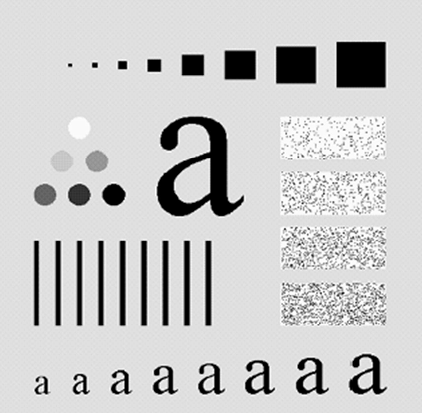
%> input picture 2021Fall/COMP4421/Tutorial_3_codes/A.bmp, 422 x 413 px
$ octave LowPassFilter.m   (GNU Octave 9; MATLAB toolbox functions it lacks are replaced by stand-ins)
%> lines starting %> are read from the running program, lines starting %| are printed output that depends on the picture
input_image = imread('A.bmp');
%> input_image is the input picture: size 413x422 uint8; min 0, max 255, mean 201.2
figure, subplot(1, 3, 1), imshow(input_image);

[M,N] = size(input_image);
%> M = 413; N = 422
FT_img = fftshift(fft2(double(input_image)));

D0 = 30; % cut-off freq

v = zeros(N-1,1);
a=0;
for k = 1:N
    v(k)=floor(-((N-1)/2)) +a;   % v-axis with 0 at center
    a = a+1;
end
%> after the loop, a = 422; v = 422 values from -211 to 210
u = zeros(M-1,1);
a=0;
for k = 1:M
    u(k)=floor(-((M-1)/2)) +a;   % u-axis with 0 at center
    a = a+1;
end
%> after the loop, a = 413; u = 413 values from -206 to 206
[V, U] = meshgrid(v, u);  % V-U grid with (0,0) at center

D = sqrt(U.^2+V.^2); % Calculate the Euclidean Distance on the V-U grid

%%%%% ILPF %%%%%
ilpf = double(D <= D0);  % ilpf=1 if D<=D0, ilpf=0 otherwise
subplot(1, 3, 2), imshow(ilpf),
G = ilpf.*FT_img; % apply ilpf on FT image

%%%%% BLPF %%%%%%
% [4 lines of commented-out code are left out]

%%%%% GLPF %%%%%%
% glpf = exp(-D.^2/(2*D0^2)); % Gaussian filter
% subplot(1, 3, 2), imshow(glpf),
% G = glpf.*FT_img; % apply glpf on FT image


output_image = ifft2(ifftshift(double(G))); % iverse shift and inverse FT.
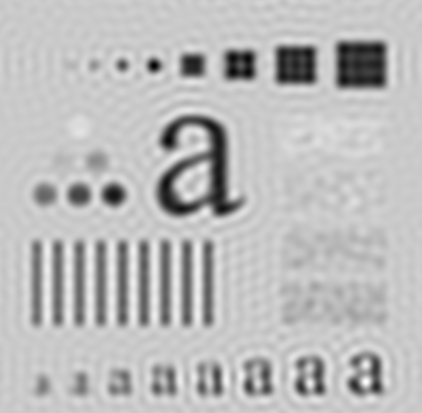
%> output_image: size 413x422 double; min -73.71, max 301, mean 201.2; drawn with min black and max white

subplot(1, 3, 3), imshow(output_image, []);
%> after `imshow(output_image, [])`:
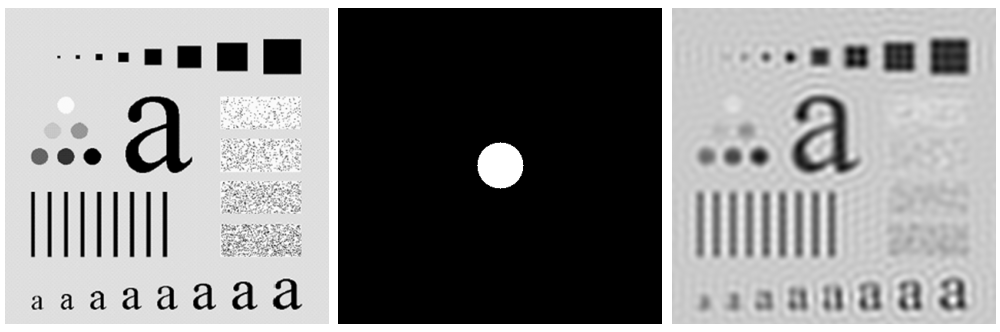
%> figure redrawn from the program's plot data, 3 panels
